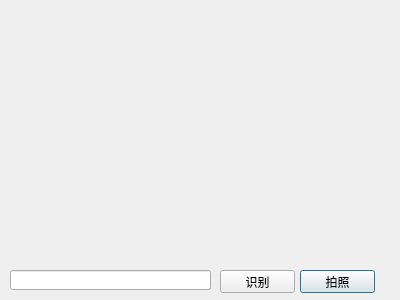
<?xml version="1.0" encoding="UTF-8"?>
<ui version="4.0">
 <class>Dialog</class>
 <widget class="QDialog" name="Dialog">
  <property name="geometry">
   <rect>
    <x>0</x>
    <y>0</y>
    <width>400</width>
    <height>300</height>
   </rect>
  </property>
  <property name="windowTitle">
   <string>Dialog</string>
  </property>
  <widget class="QPushButton" name="pushButton">
   <property name="geometry">
    <rect>
     <x>300</x>
     <y>270</y>
     <width>75</width>
     <height>23</height>
    </rect>
   </property>
   <property name="text">
    <string>拍照</string>
   </property>
  </widget>
  <widget class="QLabel" name="label">
   <property name="geometry">
    <rect>
     <x>50</x>
     <y>30</y>
     <width>291</width>
     <height>191</height>
    </rect>
   </property>
   <property name="text">
    <string/>
   </property>
  </widget>
  <widget class="QLineEdit" name="lineEdit">
   <property name="geometry">
    <rect>
     <x>10</x>
     <y>270</y>
     <width>201</width>
     <height>20</height>
    </rect>
   </property>
  </widget>
  <widget class="QPushButton" name="pushButton_2">
   <property name="geometry">
    <rect>
     <x>220</x>
     <y>270</y>
     <width>75</width>
     <height>23</height>
    </rect>
   </property>
   <property name="text">
    <string>识别</string>
   </property>
  </widget>
 </widget>
 <layoutdefault spacing="6" margin="11"/>
 <resources/>
 <connections/>
</ui>
